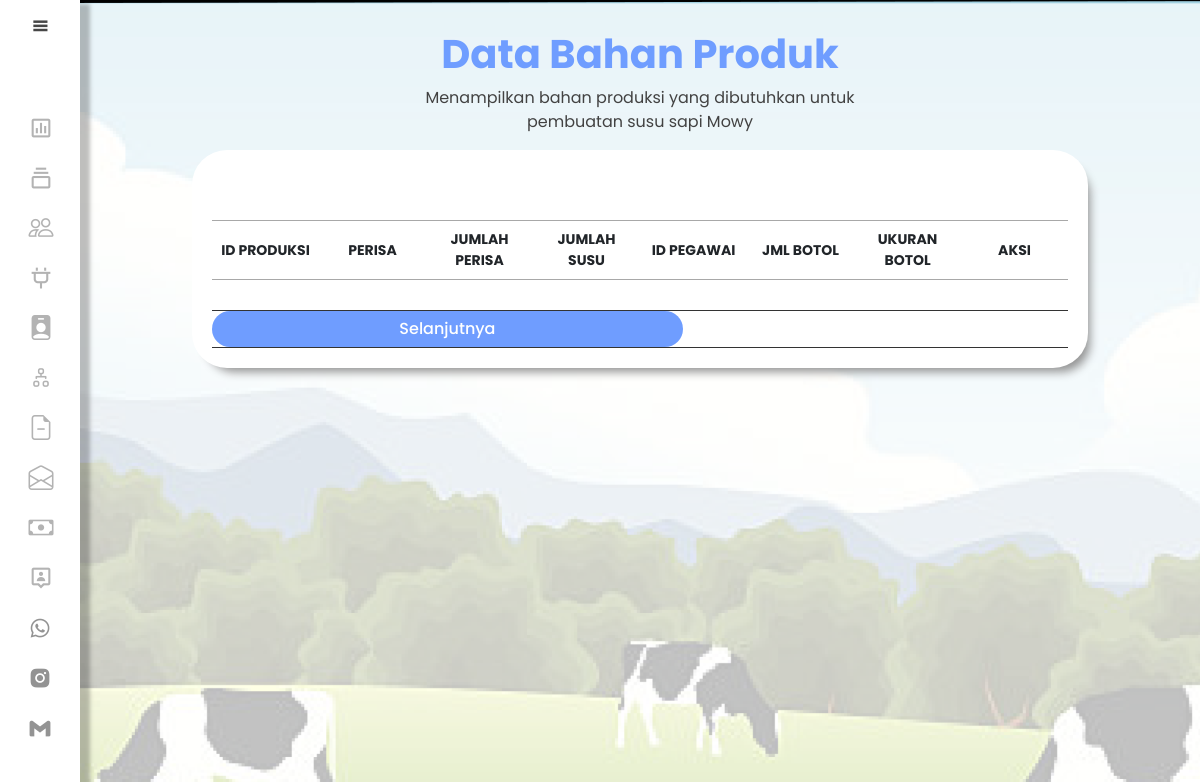
Page /admin/bahanProduk.php (signed in) on the earlier database version.
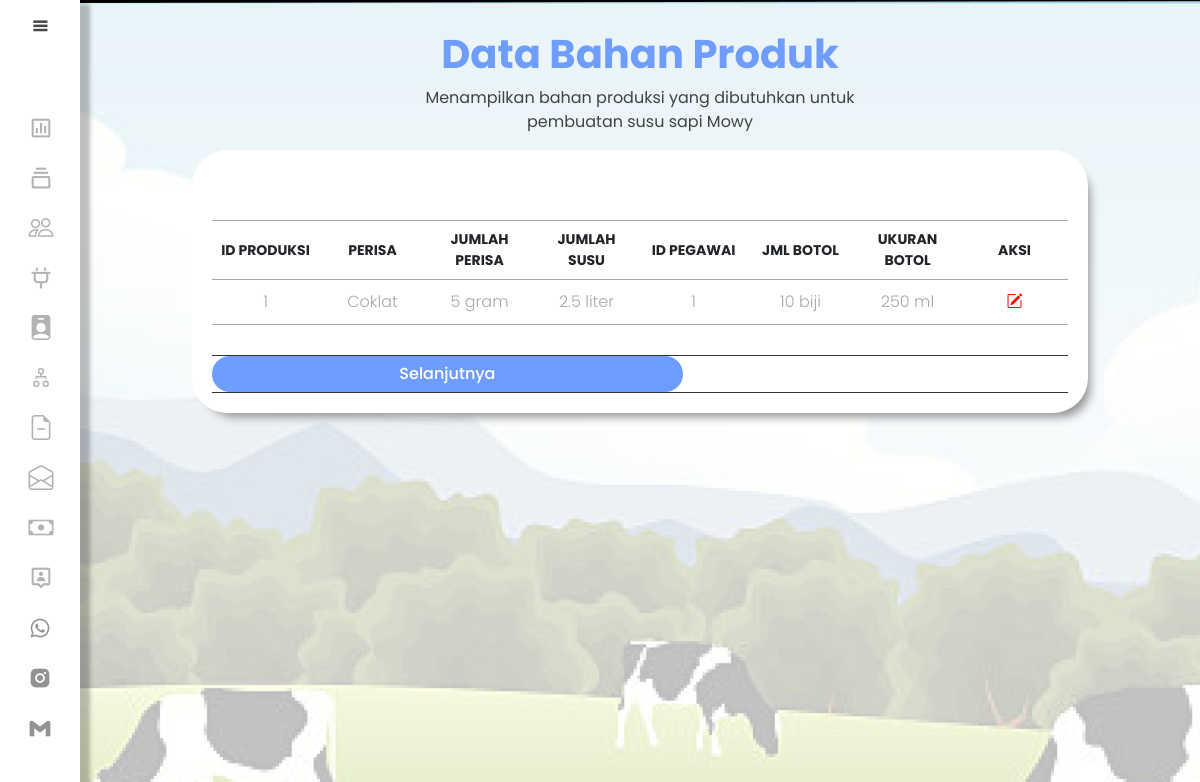
Same page on the later database version.
### tables this page shows
CREATE TABLE `data_bahan_produksi` (
  `id_bahan` int(5) NOT NULL,
  `id_pegawai` int(5) NOT NULL,
  `nama_produksi` varchar(255) NOT NULL,
  `perisa` varchar(50) NOT NULL,
  `jumlah_perisa` int(5) NOT NULL,
  `jumlah_susu` float NOT NULL,
  `jumlah_botol` int(255) NOT NULL,
  `ukuran` int(255) NOT NULL,
  `total` int(255) NOT NULL,
  `waktu_bahan` datetime NOT NULL DEFAULT current_timestamp()
);

### admin/bahanProduk.php (the view, shortened to what this page needs)
<!DOCTYPE html>
<html lang="en">
<head>
    <link href="https://cdn.jsdelivr.net/npm/bootstrap@5.1.3/dist/css/bootstrap.min.css" rel="stylesheet">
    <link href='https://unpkg.com/boxicons@2.1.2/css/boxicons.min.css' rel='stylesheet'>
    <link rel="stylesheet" href="https://cdn.jsdelivr.net/npm/bootstrap-icons@1.8.1/font/bootstrap-icons.css">
    <link rel="stylesheet" href="css/bahanProduk.css">
</head>
<body>
    <div class="sidebar">
        <div class="logo-content">
            <div class="logo">
            </div>
            <i class='bx bx-menu' id="btn"></i>
        </div>
        <ul class="nav">
        <li>
                <a href="index.php">
                    <i class='bx bx-bar-chart-square'></i>
                </a>
            </li>
            <li>
                <a href="produk.php">
                    <i class='bx bx-collection'></i>
                </a>
            </li>
            <li>
                <a href="data_pembeli.php">
                    <i class="bi bi-people"></i>
                </a>
            </li>
            <li>
                <a href="transaksi.php">
                    <i class='bx bx-plug'></i>
                </a>
            </li>
            <li>
                <a href="data_pegawai.php">
                    <i class="bi bi-person-badge-fill"></i>
                </a>
            </li>
            <li>
                <a href="website.php">
                    <i class="bi bi-diagram-2"></i>
                </a>
            </li>
            <li>
                <a href="bahanProduk.php">
                    <i class='bi bi-file-earmark-minus'></i>
                </a>
            </li>
            <li>
                <a href="ulasan.php">
                    <i class="bi bi-envelope-open"></i>
                </a>
            </li>
            <li>
                <a href="rekapitulasi.php">
                    <i class="bi bi-cash"></i>
                </a>
            </li>
            <li>
                <a href="profil.php">
                    <i class='bx bx-user-pin'></i>
                </a>
            </li>
            <div class="sosial-media">
                <i class='sosial bx bxl-gmail' id="gmail"></i>
                <a href="https://www.instagram.com/__deenda/">
                    <i class='sosial bx bxl-instagram-alt' id="instagram"></i>
                </a>
                <a href="http://wa.me/+628813430521">
                    <i class='sosial bx bxl-whatsapp' id="whatsapp"></i>
                </a>
            </div>
        </ul>
    </div>
    <div class="home-content">
        <div class="data-produk">
            <div class="title">
                <h1>Data Bahan Produk</h1>
                <p>Menampilkan bahan produksi yang dibutuhkan untuk <br> pembuatan susu sapi Mowy</p>
            </div>
            <div class="data-tabel">
                <table>
                    <thead>
                        <tr id="table-title">
                            <th>ID Produksi</th>
                            <th>Perisa</th>
                            <th>Jumlah perisa</th>
                            <th>Jumlah susu</th>
                            <th>ID Pegawai</th>
                            <th>Jml Botol</th>
                            <th>Ukuran Botol</th>
                            <th>Aksi</th>
                        </tr>
                    </thead>
                    <tbody>
                        <?php
                        require("../link/homepage/koneksi.php");
                        $query = "SELECT * FROM data_bahan_produksi";
                        $result = $conn -> query($query);
                        while ($row = $result -> fetch_assoc()) :
                        ?>
                        <tr id="data-table">
                            <td><?php echo $row['id_bahan']; ?></td>
                            <td><?php echo $row['perisa']; ?></td>
                            <td><?php echo $row['jumlah_perisa'] ?> gram</td>
                            <td><?php echo $row['jumlah_susu']; ?> liter</td>
                            <td><?php echo $row['id_pegawai']; ?> </td>
                            <td><?php echo $row['jumlah_botol']; ?> biji</td>
                            <td><?php echo $row['ukuran']; ?> ml</td>
                            <td>
                                <a href="editbahan.php?id=<?= $row["id_bahan"]; ?>">
                                    <button type="button" class="bi bi-pencil-square" id="edit"></button>
                                </a>
                            </td>
                        </tr>
                        <?php endwhile ?>
                    </tbody>
                </table>
                <div class="button-action">
                    <button onclick="window.location.href='bahan-selanjutnya.php'" class="btn btn-sebelumnya">Selanjutnya</button>
                </div>
            </div>
        </div>
    </div>
</body>
</html>

Differences in the rows shown:
added data_bahan_produksi: id_bahan "1", perisa "Coklat", jumlah_perisa "5", jumlah_susu "2.5", id_pegawai "1", jumlah_botol "10", ukuran "250"
